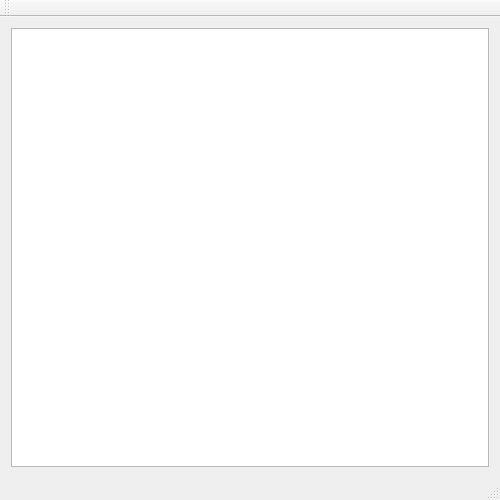
<?xml version="1.0" encoding="UTF-8"?>
<ui version="4.0">
 <class>AlicaViewerMainWindow</class>
 <widget class="QMainWindow" name="AlicaViewerMainWindow">
  <property name="geometry">
   <rect>
    <x>0</x>
    <y>0</y>
    <width>500</width>
    <height>500</height>
   </rect>
  </property>
  <property name="sizePolicy">
   <sizepolicy hsizetype="Expanding" vsizetype="Expanding">
    <horstretch>0</horstretch>
    <verstretch>0</verstretch>
   </sizepolicy>
  </property>
  <property name="minimumSize">
   <size>
    <width>500</width>
    <height>500</height>
   </size>
  </property>
  <property name="windowTitle">
   <string>AlicaViewerMainWindow</string>
  </property>
  <widget class="QWidget" name="centralWidget">
   <layout class="QGridLayout" name="gridLayout">
    <item row="0" column="0">
     <widget class="QGraphicsView" name="graphicsView"/>
    </item>
   </layout>
  </widget>
  <widget class="QToolBar" name="mainToolBar">
   <attribute name="toolBarArea">
    <enum>TopToolBarArea</enum>
   </attribute>
   <attribute name="toolBarBreak">
    <bool>false</bool>
   </attribute>
  </widget>
  <widget class="QStatusBar" name="statusBar"/>
 </widget>
 <layoutdefault spacing="6" margin="11"/>
 <resources/>
 <connections/>
</ui>
